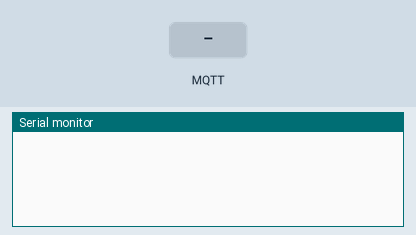
Simulated run of this sketch. Board: Arduino Uno, built with avr-gcc and run on an emulated ATmega328P. Shown: the last lines printed to the serial monitor. Inputs (shaded band) come from the test bench. No MQTT or app messages arrive unless stated.

Above: at 1.2 s.
1.3 s: MQTT message "1" arrives on the first subscribed topic
At 3.0 s:
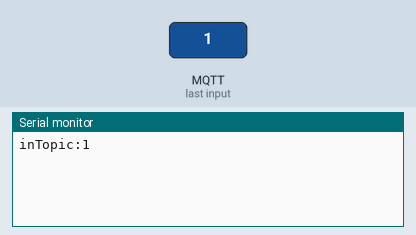
3.5 s: MQTT message "on" arrives on the first subscribed topic
At 4.5 s:
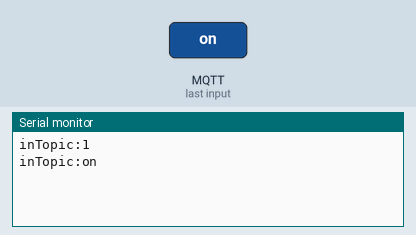
5.5 s: MQTT message "off" arrives on the first subscribed topic
At 7.3 s:
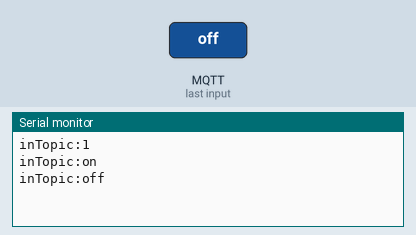

The sketch:

mqtt_advance.ino
```cpp
/*
*  This code is supporting material for the book
*  Python Programming for Arduino
*  by Pratik Desai
*  published by PACKT Publishing
*/

#include <SPI.h>
#include <Ethernet.h>
#include <PubSubClient.h>

// Update these with values suitable for your network.
byte mac[]    = {  0x90, 0xA2, 0xDA, 0x00, 0x47, 0x28 };
byte server[] = { 10, 0, 0, 20 };
byte ip[]     = { 10, 0, 0, 75 };

void callback(char* topic, byte* payload, unsigned int length) {
  // handle message arrived
  Serial.print(topic);
  Serial.print(':');
  Serial.write(payload,length);
  Serial.println();
}

EthernetClient ethClient;
PubSubClient client(server, 1883, callback, ethClient);

void setup()
{
  Serial.begin(9600);
  Ethernet.begin(mac, ip);
  if (client.connect("arduinoClient")) {
    client.subscribe("inTopic");
  }
}

void loop()
{
  client.publish("outTopic","From Arduino");
  delay(1000);
  client.loop();
}
```

Measured:
- after the input at 1.3 s, the serial monitor: prints a new line after 0.75 s (image 1)
- after the input at 3.5 s, the serial monitor: prints a new line after 0.55 s (image 2)
- after the input at 5.5 s, the serial monitor: prints a new line after 0.55 s (image 3)
